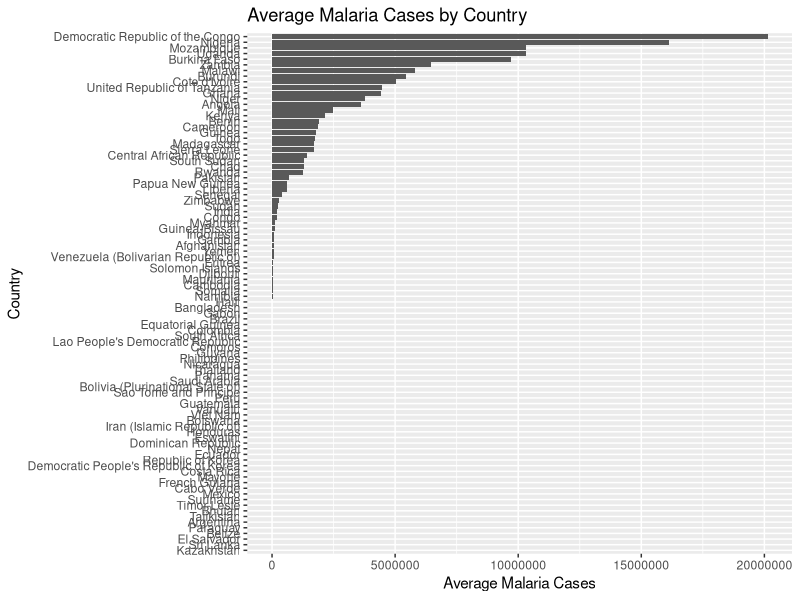

R code for this plot:
library(tidyverse)
malaria_data <- read_csv("9cec8cb9-80a4-4138-9a29-c00b0351bed6.csv")
#1. Clean and subset the WHO dataset


malaria_clean <- malaria_data %>%
#Select and rename only the columns we need
select(
    Region = ParentLocation,
    Country = Location,
    Year = Period,
    Value = FactValueNumeric,
    Lower_CI = FactValueNumericLow,
    Upper_CI = FactValueNumericHigh
    ) %>%
#Filter out rows where the main numeric Value is missing
filter(!is.na(Value)) %>%
#Sort chronologically by Country and Year
arrange(Country, Year)
# Inspect your clean dataset
head(malaria_clean)

#2. Visualise the data

#Visualise the data
options(scipen = 999)
malaria_clean %>%
  group_by(Country) %>%
  summarise(Avg_Cases = mean(Value, na.rm = TRUE)) %>%
  arrange(desc(Avg_Cases)) %>%
  ggplot(aes(x = Avg_Cases, y = fct_reorder(Country, Avg_Cases))) + 
  geom_col() +
  labs(
    y = "Country",                             
    x = "Average Malaria Cases",               
    title = "Average Malaria Cases by Country" 
  )

#3.Analyse the data to find out if the differences in average cases between countries is statistically significant or just random variation
#3. a) Find out if it's normally distributed, H0: The data is normally distributed, H1: The data is not normally distributed
shapiro.test(malaria_clean$Value)
#p-value is <0.05 so reject H0, so the data is not normally distributed, it's skewed
#3. b) Since the data is skewed, use the Kruskal test - H0: Any differences in the avg cases between countries is due to random chance
kruskal.test(Value ~ Country, data = malaria_clean)
#since the p-value is less than 0.05, we reject H0, so at least one country has a significantly different distribution of malaria cases 
#3. c) Find out which specific pairs of countries differ from eachother using pairwise wilcox test
pairwise.wilcox.test(malaria_clean$Value, malaria_clean$Country, p.adjust.method = "holm")
#3. d) Summarise the significant pairs
test_result <- pairwise.wilcox.test(malaria_clean$Value, malaria_clean$Country, p.adjust.method = "holm")
(as.data.frame.table(test_result$p.value) %>%
  rename(Country1 = Var1, Country2 = Var2, p_value = Freq) %>%
  filter(!is.na(p_value), p_value < 0.05) %>%
  arrange(p_value)
)
